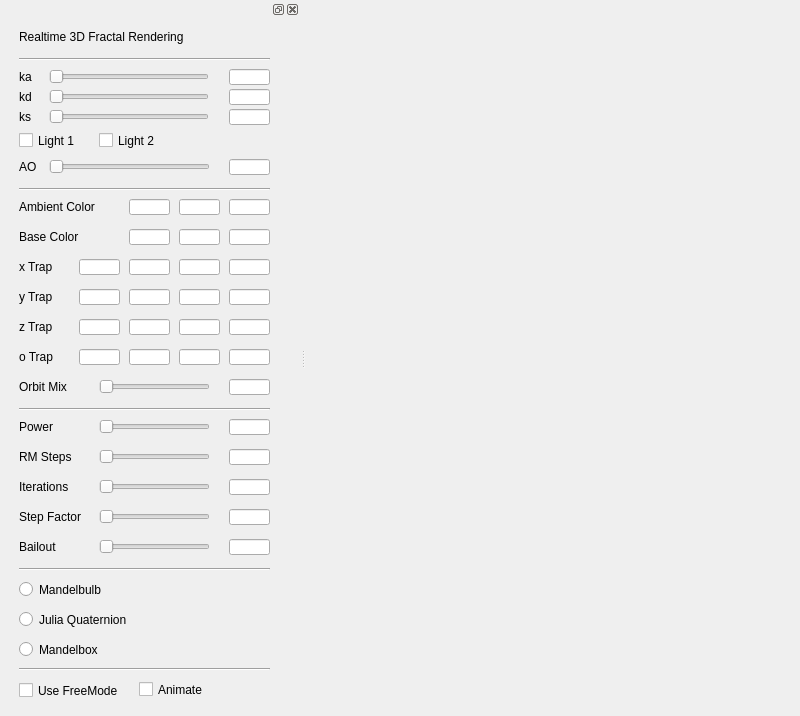
<?xml version="1.0" encoding="UTF-8"?>
<ui version="4.0">
 <class>MainWindow</class>
 <widget class="QMainWindow" name="MainWindow">
  <property name="geometry">
   <rect>
    <x>0</x>
    <y>0</y>
    <width>800</width>
    <height>716</height>
   </rect>
  </property>
  <property name="windowTitle">
   <string>A CS123 Final</string>
  </property>
  <widget class="QWidget" name="centralWidget">
   <layout class="QHBoxLayout" name="horizontalLayout">
    <property name="leftMargin">
     <number>0</number>
    </property>
    <property name="topMargin">
     <number>0</number>
    </property>
    <property name="rightMargin">
     <number>0</number>
    </property>
    <property name="bottomMargin">
     <number>0</number>
    </property>
    <item>
     <widget class="View" name="view" native="true"/>
    </item>
   </layout>
  </widget>
  <widget class="QDockWidget" name="dockWidget">
   <property name="minimumSize">
    <size>
     <width>300</width>
     <height>35</height>
    </size>
   </property>
   <attribute name="dockWidgetArea">
    <number>1</number>
   </attribute>
   <widget class="QWidget" name="dockWidgetContents_2">
    <widget class="QWidget" name="widget" native="true">
     <property name="geometry">
      <rect>
       <x>9</x>
       <y>10</y>
       <width>451</width>
       <height>150000</height>
      </rect>
     </property>
     <property name="minimumSize">
      <size>
       <width>0</width>
       <height>0</height>
      </size>
     </property>
     <widget class="QSlider" name="ka_horizontalSlider">
      <property name="geometry">
       <rect>
        <x>40</x>
        <y>40</y>
        <width>160</width>
        <height>16</height>
       </rect>
      </property>
      <property name="orientation">
       <enum>Qt::Horizontal</enum>
      </property>
     </widget>
     <widget class="QLabel" name="ka_label">
      <property name="geometry">
       <rect>
        <x>10</x>
        <y>40</y>
        <width>31</width>
        <height>16</height>
       </rect>
      </property>
      <property name="text">
       <string>ka</string>
      </property>
     </widget>
     <widget class="QLineEdit" name="ka_lineEdit">
      <property name="geometry">
       <rect>
        <x>220</x>
        <y>40</y>
        <width>41</width>
        <height>16</height>
       </rect>
      </property>
     </widget>
     <widget class="QLabel" name="kd_label">
      <property name="geometry">
       <rect>
        <x>10</x>
        <y>60</y>
        <width>31</width>
        <height>16</height>
       </rect>
      </property>
      <property name="text">
       <string>kd</string>
      </property>
     </widget>
     <widget class="QSlider" name="kd_horizontalSlider">
      <property name="geometry">
       <rect>
        <x>40</x>
        <y>60</y>
        <width>160</width>
        <height>16</height>
       </rect>
      </property>
      <property name="orientation">
       <enum>Qt::Horizontal</enum>
      </property>
     </widget>
     <widget class="QLineEdit" name="kd_lineEdit">
      <property name="geometry">
       <rect>
        <x>220</x>
        <y>60</y>
        <width>41</width>
        <height>16</height>
       </rect>
      </property>
     </widget>
     <widget class="QLabel" name="ks_label">
      <property name="geometry">
       <rect>
        <x>10</x>
        <y>80</y>
        <width>31</width>
        <height>16</height>
       </rect>
      </property>
      <property name="text">
       <string>ks</string>
      </property>
     </widget>
     <widget class="QSlider" name="ks_horizontalSlider">
      <property name="geometry">
       <rect>
        <x>40</x>
        <y>80</y>
        <width>160</width>
        <height>16</height>
       </rect>
      </property>
      <property name="orientation">
       <enum>Qt::Horizontal</enum>
      </property>
     </widget>
     <widget class="QLineEdit" name="ks_lineEdit">
      <property name="geometry">
       <rect>
        <x>220</x>
        <y>80</y>
        <width>41</width>
        <height>16</height>
       </rect>
      </property>
     </widget>
     <widget class="Line" name="line_2">
      <property name="geometry">
       <rect>
        <x>10</x>
        <y>150</y>
        <width>251</width>
        <height>20</height>
       </rect>
      </property>
      <property name="orientation">
       <enum>Qt::Horizontal</enum>
      </property>
     </widget>
     <widget class="QLabel" name="ambient_label">
      <property name="geometry">
       <rect>
        <x>10</x>
        <y>170</y>
        <width>91</width>
        <height>16</height>
       </rect>
      </property>
      <property name="text">
       <string>Ambient Color</string>
      </property>
     </widget>
     <widget class="QLineEdit" name="ambient_lineEdit_g">
      <property name="geometry">
       <rect>
        <x>170</x>
        <y>170</y>
        <width>41</width>
        <height>16</height>
       </rect>
      </property>
     </widget>
     <widget class="QLineEdit" name="ambient_lineEdit_b">
      <property name="geometry">
       <rect>
        <x>220</x>
        <y>170</y>
        <width>41</width>
        <height>16</height>
       </rect>
      </property>
     </widget>
     <widget class="QLineEdit" name="ambient_lineEdit_r">
      <property name="geometry">
       <rect>
        <x>120</x>
        <y>170</y>
        <width>41</width>
        <height>16</height>
       </rect>
      </property>
     </widget>
     <widget class="Line" name="line_3">
      <property name="geometry">
       <rect>
        <x>10</x>
        <y>20</y>
        <width>251</width>
        <height>20</height>
       </rect>
      </property>
      <property name="orientation">
       <enum>Qt::Horizontal</enum>
      </property>
     </widget>
     <widget class="QLabel" name="label">
      <property name="geometry">
       <rect>
        <x>10</x>
        <y>0</y>
        <width>281</width>
        <height>16</height>
       </rect>
      </property>
      <property name="text">
       <string>Realtime 3D Fractal Rendering</string>
      </property>
     </widget>
     <widget class="QLabel" name="label_2">
      <property name="geometry">
       <rect>
        <x>10</x>
        <y>200</y>
        <width>111</width>
        <height>16</height>
       </rect>
      </property>
      <property name="text">
       <string>Base Color</string>
      </property>
     </widget>
     <widget class="QLineEdit" name="base_lineEdit_r">
      <property name="geometry">
       <rect>
        <x>120</x>
        <y>200</y>
        <width>41</width>
        <height>16</height>
       </rect>
      </property>
     </widget>
     <widget class="QLineEdit" name="base_lineEdit_g">
      <property name="geometry">
       <rect>
        <x>170</x>
        <y>200</y>
        <width>41</width>
        <height>16</height>
       </rect>
      </property>
     </widget>
     <widget class="QLineEdit" name="base_lineEdit_b">
      <property name="geometry">
       <rect>
        <x>220</x>
        <y>200</y>
        <width>41</width>
        <height>16</height>
       </rect>
      </property>
     </widget>
     <widget class="QLabel" name="label_3">
      <property name="geometry">
       <rect>
        <x>10</x>
        <y>230</y>
        <width>81</width>
        <height>16</height>
       </rect>
      </property>
      <property name="text">
       <string>x Trap</string>
      </property>
     </widget>
     <widget class="QLabel" name="label_4">
      <property name="geometry">
       <rect>
        <x>10</x>
        <y>260</y>
        <width>81</width>
        <height>16</height>
       </rect>
      </property>
      <property name="text">
       <string>y Trap </string>
      </property>
     </widget>
     <widget class="QLabel" name="label_5">
      <property name="geometry">
       <rect>
        <x>10</x>
        <y>290</y>
        <width>81</width>
        <height>16</height>
       </rect>
      </property>
      <property name="text">
       <string>z Trap</string>
      </property>
     </widget>
     <widget class="QLineEdit" name="xTrap_lineEdit_y">
      <property name="geometry">
       <rect>
        <x>120</x>
        <y>230</y>
        <width>41</width>
        <height>16</height>
       </rect>
      </property>
     </widget>
     <widget class="QLineEdit" name="xTrap_lineEdit_z">
      <property name="geometry">
       <rect>
        <x>170</x>
        <y>230</y>
        <width>41</width>
        <height>16</height>
       </rect>
      </property>
     </widget>
     <widget class="QLineEdit" name="xTrap_lineEdit_w">
      <property name="geometry">
       <rect>
        <x>220</x>
        <y>230</y>
        <width>41</width>
        <height>16</height>
       </rect>
      </property>
     </widget>
     <widget class="QLineEdit" name="yTrap_lineEdit_y">
      <property name="geometry">
       <rect>
        <x>120</x>
        <y>260</y>
        <width>41</width>
        <height>16</height>
       </rect>
      </property>
     </widget>
     <widget class="QLineEdit" name="yTrap_lineEdit_z">
      <property name="geometry">
       <rect>
        <x>170</x>
        <y>260</y>
        <width>41</width>
        <height>16</height>
       </rect>
      </property>
     </widget>
     <widget class="QLineEdit" name="yTrap_lineEdit_w">
      <property name="geometry">
       <rect>
        <x>220</x>
        <y>260</y>
        <width>41</width>
        <height>16</height>
       </rect>
      </property>
     </widget>
     <widget class="QLineEdit" name="zTrap_lineEdit_y">
      <property name="geometry">
       <rect>
        <x>120</x>
        <y>290</y>
        <width>41</width>
        <height>16</height>
       </rect>
      </property>
     </widget>
     <widget class="QLineEdit" name="zTrap_lineEdit_z">
      <property name="geometry">
       <rect>
        <x>170</x>
        <y>290</y>
        <width>41</width>
        <height>16</height>
       </rect>
      </property>
     </widget>
     <widget class="QLineEdit" name="zTrap_lineEdit_w">
      <property name="geometry">
       <rect>
        <x>220</x>
        <y>290</y>
        <width>41</width>
        <height>16</height>
       </rect>
      </property>
     </widget>
     <widget class="QLineEdit" name="xTrap_lineEdit_x">
      <property name="geometry">
       <rect>
        <x>70</x>
        <y>230</y>
        <width>41</width>
        <height>16</height>
       </rect>
      </property>
     </widget>
     <widget class="QLineEdit" name="yTrap_lineEdit_x">
      <property name="geometry">
       <rect>
        <x>70</x>
        <y>260</y>
        <width>41</width>
        <height>16</height>
       </rect>
      </property>
     </widget>
     <widget class="QLineEdit" name="zTrap_lineEdit_x">
      <property name="geometry">
       <rect>
        <x>70</x>
        <y>290</y>
        <width>41</width>
        <height>16</height>
       </rect>
      </property>
     </widget>
     <widget class="QLabel" name="label_6">
      <property name="geometry">
       <rect>
        <x>10</x>
        <y>320</y>
        <width>41</width>
        <height>16</height>
       </rect>
      </property>
      <property name="text">
       <string>o Trap</string>
      </property>
     </widget>
     <widget class="QLineEdit" name="oTrap_lineEdit_x">
      <property name="geometry">
       <rect>
        <x>70</x>
        <y>320</y>
        <width>41</width>
        <height>16</height>
       </rect>
      </property>
     </widget>
     <widget class="QLineEdit" name="oTrap_lineEdit_y">
      <property name="geometry">
       <rect>
        <x>120</x>
        <y>320</y>
        <width>41</width>
        <height>16</height>
       </rect>
      </property>
     </widget>
     <widget class="QLineEdit" name="oTrap_lineEdit_z">
      <property name="geometry">
       <rect>
        <x>170</x>
        <y>320</y>
        <width>41</width>
        <height>16</height>
       </rect>
      </property>
     </widget>
     <widget class="QLineEdit" name="oTrap_lineEdit_w">
      <property name="geometry">
       <rect>
        <x>220</x>
        <y>320</y>
        <width>41</width>
        <height>16</height>
       </rect>
      </property>
     </widget>
     <widget class="QLabel" name="label_7">
      <property name="geometry">
       <rect>
        <x>10</x>
        <y>350</y>
        <width>71</width>
        <height>16</height>
       </rect>
      </property>
      <property name="text">
       <string>Orbit Mix</string>
      </property>
     </widget>
     <widget class="QSlider" name="orbit_mix_horizontalSlider">
      <property name="geometry">
       <rect>
        <x>90</x>
        <y>350</y>
        <width>111</width>
        <height>16</height>
       </rect>
      </property>
      <property name="orientation">
       <enum>Qt::Horizontal</enum>
      </property>
     </widget>
     <widget class="QLineEdit" name="orbit_mix_lineEdit">
      <property name="geometry">
       <rect>
        <x>220</x>
        <y>350</y>
        <width>41</width>
        <height>16</height>
       </rect>
      </property>
     </widget>
     <widget class="Line" name="line_4">
      <property name="geometry">
       <rect>
        <x>10</x>
        <y>370</y>
        <width>251</width>
        <height>20</height>
       </rect>
      </property>
      <property name="orientation">
       <enum>Qt::Horizontal</enum>
      </property>
     </widget>
     <widget class="QLabel" name="label_8">
      <property name="geometry">
       <rect>
        <x>10</x>
        <y>360</y>
        <width>71</width>
        <height>16</height>
       </rect>
      </property>
      <property name="text">
       <string/>
      </property>
     </widget>
     <widget class="QCheckBox" name="light1Toggle">
      <property name="geometry">
       <rect>
        <x>10</x>
        <y>100</y>
        <width>92</width>
        <height>23</height>
       </rect>
      </property>
      <property name="text">
       <string>Light 1</string>
      </property>
     </widget>
     <widget class="QCheckBox" name="light2Toggle">
      <property name="geometry">
       <rect>
        <x>90</x>
        <y>100</y>
        <width>92</width>
        <height>23</height>
       </rect>
      </property>
      <property name="text">
       <string>Light 2</string>
      </property>
     </widget>
     <widget class="QLabel" name="label_17">
      <property name="geometry">
       <rect>
        <x>10</x>
        <y>130</y>
        <width>71</width>
        <height>16</height>
       </rect>
      </property>
      <property name="text">
       <string>AO</string>
      </property>
     </widget>
     <widget class="QSlider" name="ao_horizontal_slider">
      <property name="geometry">
       <rect>
        <x>40</x>
        <y>130</y>
        <width>161</width>
        <height>16</height>
       </rect>
      </property>
      <property name="orientation">
       <enum>Qt::Horizontal</enum>
      </property>
     </widget>
     <widget class="QLineEdit" name="ao_lineEdit">
      <property name="geometry">
       <rect>
        <x>220</x>
        <y>130</y>
        <width>41</width>
        <height>16</height>
       </rect>
      </property>
     </widget>
     <widget class="QLabel" name="label_9">
      <property name="geometry">
       <rect>
        <x>10</x>
        <y>390</y>
        <width>57</width>
        <height>15</height>
       </rect>
      </property>
      <property name="text">
       <string>Power</string>
      </property>
     </widget>
     <widget class="QSlider" name="power_horizontalSlider">
      <property name="geometry">
       <rect>
        <x>90</x>
        <y>390</y>
        <width>111</width>
        <height>16</height>
       </rect>
      </property>
      <property name="orientation">
       <enum>Qt::Horizontal</enum>
      </property>
     </widget>
     <widget class="QLineEdit" name="power_lineEdit">
      <property name="geometry">
       <rect>
        <x>220</x>
        <y>390</y>
        <width>41</width>
        <height>16</height>
       </rect>
      </property>
     </widget>
     <widget class="QLabel" name="label_10">
      <property name="geometry">
       <rect>
        <x>10</x>
        <y>420</y>
        <width>111</width>
        <height>16</height>
       </rect>
      </property>
      <property name="text">
       <string>RM Steps</string>
      </property>
     </widget>
     <widget class="QSlider" name="raymarch_steps_horizontalSlider">
      <property name="geometry">
       <rect>
        <x>90</x>
        <y>420</y>
        <width>111</width>
        <height>16</height>
       </rect>
      </property>
      <property name="orientation">
       <enum>Qt::Horizontal</enum>
      </property>
     </widget>
     <widget class="QLineEdit" name="raymarch_steps_lineEdit">
      <property name="geometry">
       <rect>
        <x>220</x>
        <y>420</y>
        <width>41</width>
        <height>16</height>
       </rect>
      </property>
     </widget>
     <widget class="QLabel" name="label_11">
      <property name="geometry">
       <rect>
        <x>10</x>
        <y>450</y>
        <width>111</width>
        <height>16</height>
       </rect>
      </property>
      <property name="text">
       <string>Iterations</string>
      </property>
     </widget>
     <widget class="QSlider" name="fractal_iterations_horizontalSlider">
      <property name="geometry">
       <rect>
        <x>90</x>
        <y>450</y>
        <width>111</width>
        <height>16</height>
       </rect>
      </property>
      <property name="orientation">
       <enum>Qt::Horizontal</enum>
      </property>
     </widget>
     <widget class="QLineEdit" name="fractal_iterations_lineEdit">
      <property name="geometry">
       <rect>
        <x>220</x>
        <y>450</y>
        <width>41</width>
        <height>16</height>
       </rect>
      </property>
     </widget>
     <widget class="QLabel" name="label_12">
      <property name="geometry">
       <rect>
        <x>10</x>
        <y>480</y>
        <width>111</width>
        <height>16</height>
       </rect>
      </property>
      <property name="text">
       <string>Step Factor</string>
      </property>
     </widget>
     <widget class="QSlider" name="step_factor_horizontalSlider">
      <property name="geometry">
       <rect>
        <x>90</x>
        <y>480</y>
        <width>111</width>
        <height>16</height>
       </rect>
      </property>
      <property name="orientation">
       <enum>Qt::Horizontal</enum>
      </property>
     </widget>
     <widget class="QLineEdit" name="step_factor_lineEdit">
      <property name="geometry">
       <rect>
        <x>220</x>
        <y>480</y>
        <width>41</width>
        <height>16</height>
       </rect>
      </property>
     </widget>
     <widget class="QLabel" name="label_13">
      <property name="geometry">
       <rect>
        <x>10</x>
        <y>510</y>
        <width>111</width>
        <height>16</height>
       </rect>
      </property>
      <property name="text">
       <string>Bailout</string>
      </property>
     </widget>
     <widget class="QSlider" name="bailout_horizontalSlider">
      <property name="geometry">
       <rect>
        <x>90</x>
        <y>510</y>
        <width>111</width>
        <height>16</height>
       </rect>
      </property>
      <property name="orientation">
       <enum>Qt::Horizontal</enum>
      </property>
     </widget>
     <widget class="QLineEdit" name="bailout_lineEdit">
      <property name="geometry">
       <rect>
        <x>220</x>
        <y>510</y>
        <width>41</width>
        <height>16</height>
       </rect>
      </property>
     </widget>
     <widget class="QCheckBox" name="useFreeMode">
      <property name="geometry">
       <rect>
        <x>10</x>
        <y>650</y>
        <width>171</width>
        <height>23</height>
       </rect>
      </property>
      <property name="text">
       <string>Use FreeMode</string>
      </property>
     </widget>
     <widget class="Line" name="line_5">
      <property name="geometry">
       <rect>
        <x>10</x>
        <y>530</y>
        <width>251</width>
        <height>20</height>
       </rect>
      </property>
      <property name="orientation">
       <enum>Qt::Horizontal</enum>
      </property>
     </widget>
     <widget class="QRadioButton" name="mandelbulb">
      <property name="geometry">
       <rect>
        <x>10</x>
        <y>550</y>
        <width>99</width>
        <height>21</height>
       </rect>
      </property>
      <property name="text">
       <string>Mandelbulb</string>
      </property>
     </widget>
     <widget class="QRadioButton" name="mandelbox">
      <property name="geometry">
       <rect>
        <x>10</x>
        <y>610</y>
        <width>99</width>
        <height>21</height>
       </rect>
      </property>
      <property name="text">
       <string>Mandelbox</string>
      </property>
     </widget>
     <widget class="QRadioButton" name="julia_quaternion">
      <property name="geometry">
       <rect>
        <x>10</x>
        <y>580</y>
        <width>141</width>
        <height>21</height>
       </rect>
      </property>
      <property name="text">
       <string>Julia Quaternion</string>
      </property>
     </widget>
     <widget class="Line" name="line_6">
      <property name="geometry">
       <rect>
        <x>10</x>
        <y>630</y>
        <width>251</width>
        <height>20</height>
       </rect>
      </property>
      <property name="orientation">
       <enum>Qt::Horizontal</enum>
      </property>
     </widget>
     <widget class="QCheckBox" name="animate">
      <property name="geometry">
       <rect>
        <x>130</x>
        <y>650</y>
        <width>85</width>
        <height>21</height>
       </rect>
      </property>
      <property name="text">
       <string>Animate</string>
      </property>
     </widget>
    </widget>
   </widget>
  </widget>
 </widget>
 <layoutdefault spacing="6" margin="11"/>
 <customwidgets>
  <customwidget>
   <class>View</class>
   <extends>QWidget</extends>
   <header>view.h</header>
  </customwidget>
 </customwidgets>
 <resources/>
 <connections/>
</ui>
